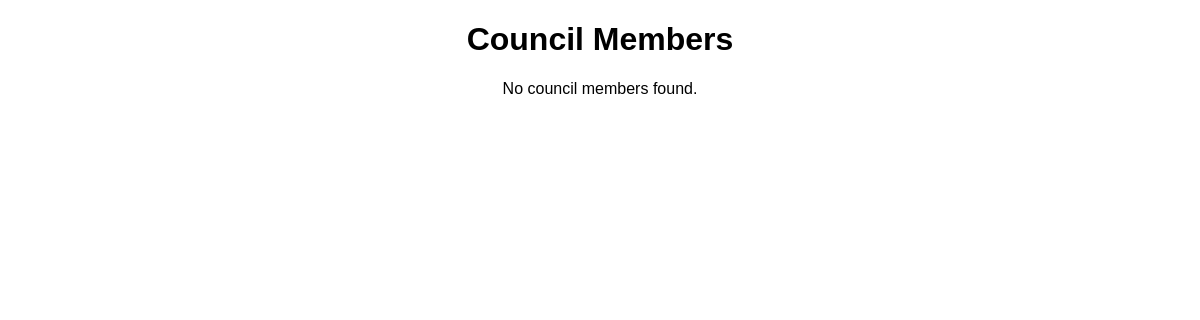
Before: /council/ with the older database file.
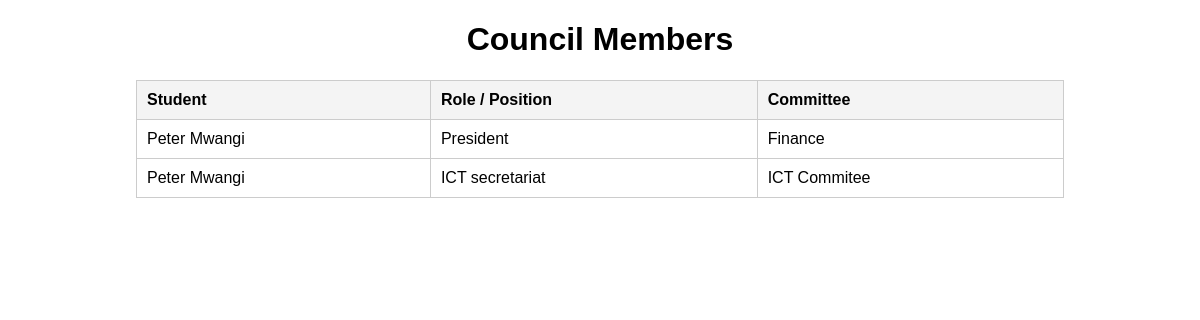
After: the same page with the newer database file.
### CouncilMembers/models.py (models this page shows, shortened)
class Council(models.Model):
    student = models.ForeignKey(
        "Student.Student",
        on_delete=models.CASCADE,
        related_name="council_positions"
    )
    role_position = models.CharField(
        max_length=200,
        help_text="The role or position of the student in the council"
    )
    committee = models.CharField(
        max_length=200,
        help_text="The committee the student belongs to"
    )
    start_date = models.DateField(
        default=timezone.now,
        help_text="The date the student started this council role"
    )
    end_date = models.DateField(
        null=True,
        blank=True,
        help_text="The date the student ended this council role (if applicable)"
    )
    created_at = models.DateTimeField(auto_now_add=True)
    updated_at = models.DateTimeField(auto_now=True)
    class Meta:
        verbose_name = "Council Member"
        verbose_name_plural = "Council Members"
        ordering = ["committee", "role_position", "student"]

### Student/models.py (models this page shows, shortened)
class Student(models.Model):
    admissions = models.ForeignKey(
        "Admissions.Admission",
        on_delete=models.CASCADE,
        related_name="student_profile"
    )
    created_at = models.DateTimeField(auto_now_add=True)
    updated_at = models.DateTimeField(auto_now=True)

### Admissions/models.py (models this page shows, shortened)
class Admission(models.Model):
    first_name = models.CharField(max_length=200)
    middle_name = models.CharField(max_length=200, blank=True, null=True)
    last_name = models.CharField(max_length=200)
    email = models.EmailField(unique=True)
    phone_number = models.CharField(max_length=20)
    reg_number = models.CharField(max_length=50, unique=True)
    course = models.CharField(max_length=200)
    year_of_study = models.IntegerField(blank=True, null=True)
    admission_date = models.DateField(default=timezone.now)
    gender = models.CharField(max_length=10, choices=[
        ("male", "Male"),
        ("female", "Female"),
        ("other", "Other"),
    ], blank=True, null=True)
    date_of_birth = models.DateField(blank=True, null=True)
    address = models.TextField(blank=True, null=True)
    status = models.CharField(max_length=20, choices=[
        ("pending", "Pending"),
        ("approved", "Approved"),
        ("rejected", "Rejected"),
    ], default="pending")
    comments = models.TextField(blank=True, null=True)
    created_at = models.DateTimeField(auto_now_add=True)
    updated_at = models.DateTimeField(auto_now=True)

### CouncilMembers/views.py (the view)
# urls.py: path('', views.council_view, name='council'),
def council_view(request):
    all_council_members = Council.objects.all()
    return render(request, 'council_members.html', {'council_members': all_council_members})

### CouncilMembers/templates/council_members.html (shortened to what this page needs)
<!DOCTYPE html>
<html lang="en">
<head>
</head>
<body>
    <h1>Council Members</h1>
    {% if council_members %}
        <table>
            <thead>
                <tr>
                    <th>Student</th>
                    <th>Role / Position</th>
                    <th>Committee</th>
                </tr>
            </thead>
            <tbody>
                {% for member in council_members %}
                <tr>
                    <td>{{ member.student.admissions.first_name }} {{ member.student.admissions.last_name }}</td>
                    <td>{{ member.role_position }}</td>
                    <td>{{ member.committee }}</td>
                </tr>
                {% endfor %}
            </tbody>
        </table>
    {% else %}
        <p style="text-align: center;">No council members found.</p>
    {% endif %}
</body>
</html>

Changed rows visible on the page:
added Council: student.admissions.first_name "Peter", student.admissions.last_name "Mwangi", role_position "President", committee "Finance"
added Council: student.admissions.first_name "Peter", student.admissions.last_name "Mwangi", role_position "ICT secretariat", committee "ICT Commitee"
Other visible differences:
text no longer shown: "No council members found."
text now shown: "Student Role / Position Committee"
